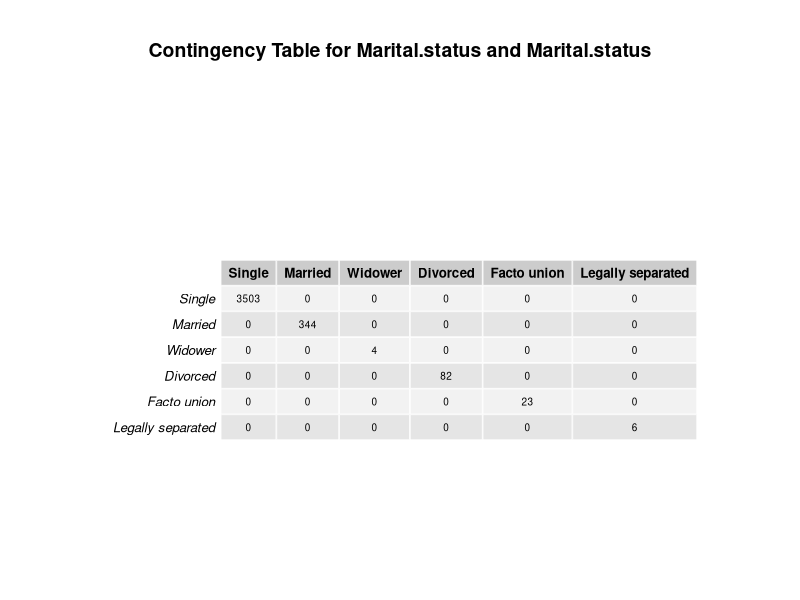
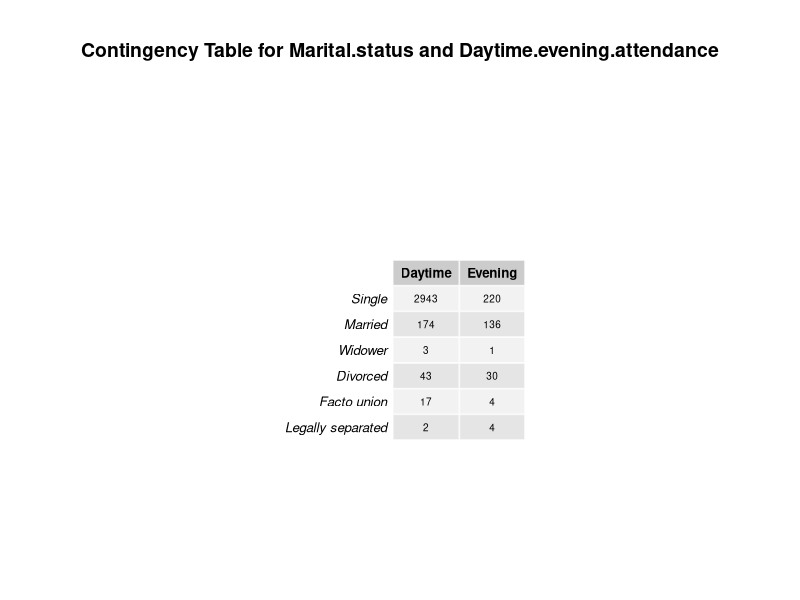
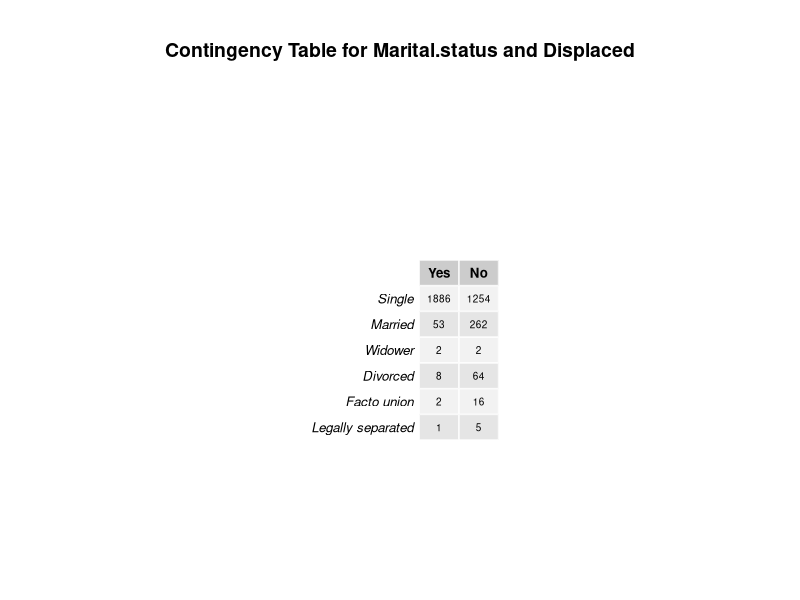
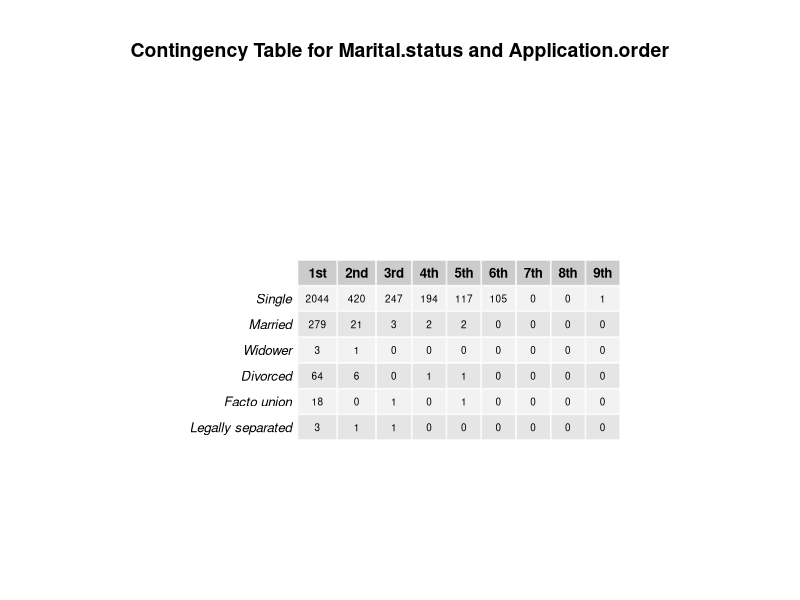
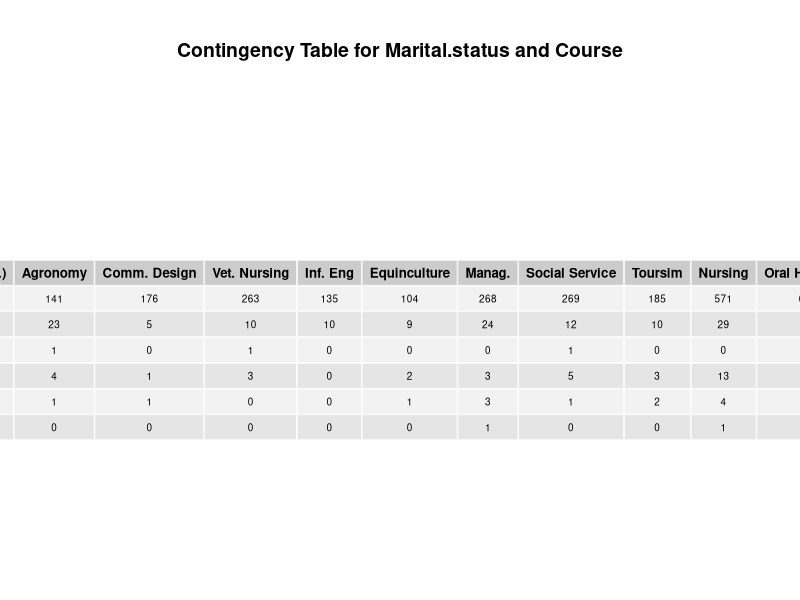
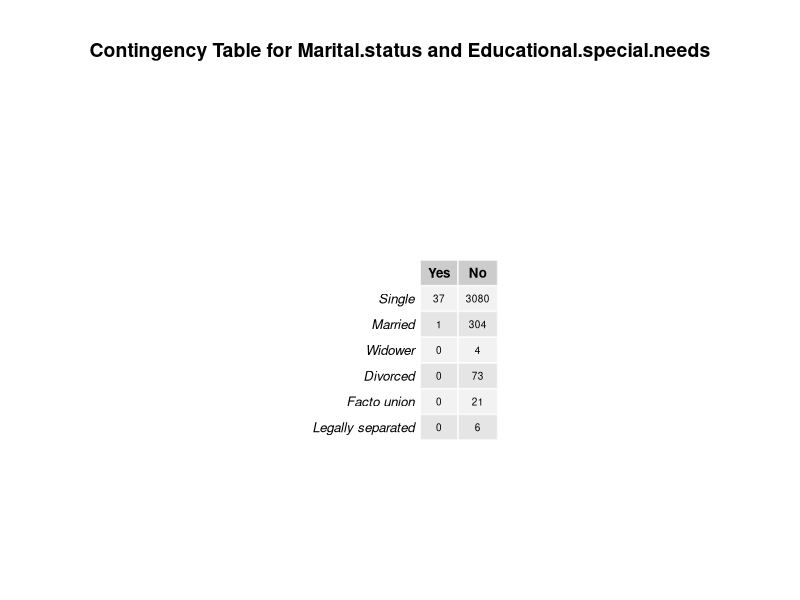
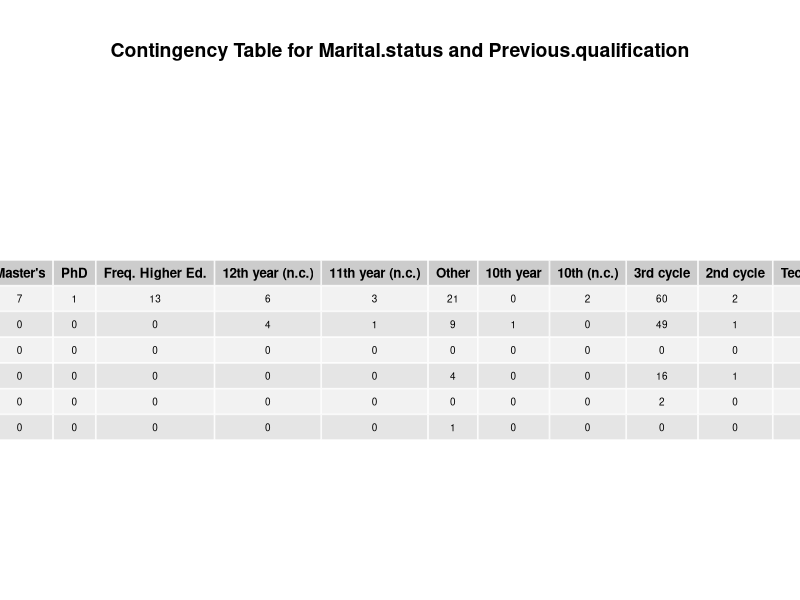
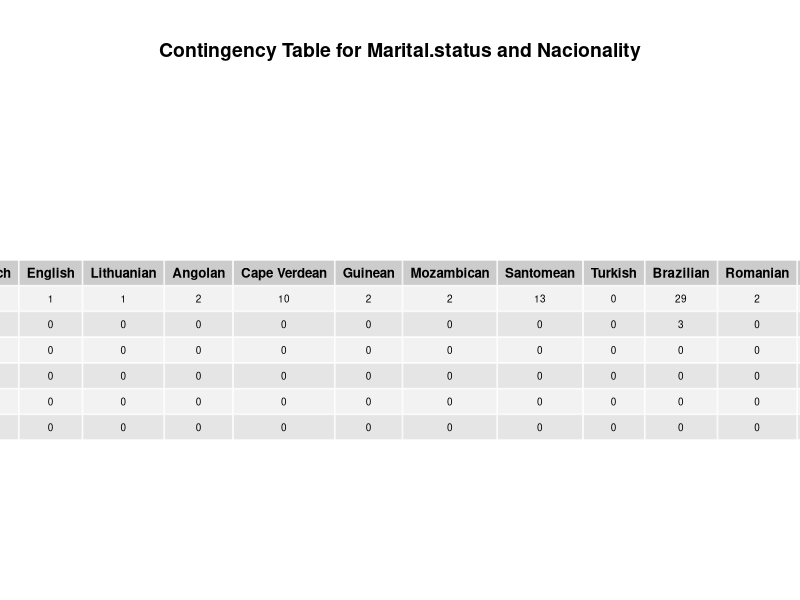

Write R code to recreate these figures, in order.
### BIVARIATE ANALYSIS (cat. vs cat.) ###

# Reading the data
data <- read.csv2("data_with10NA.csv",header=T, sep=",")
data


data$Daytime.evening.attendance <- factor(data$Daytime.evening.attendance,
                              levels = c(1, 0),
                              labels = c("Daytime", "Evening"))

data$Displaced <- factor(data$Displaced,
                              levels = c(1, 0),
                              labels = c("Yes", "No"))

data$Educational.special.needs <- factor(data$Educational.special.needs,
                         levels = c(1, 0),
                         labels = c("Yes", "No"))

data$Debtor <- factor(data$Debtor,
                         levels = c(1, 0),
                         labels = c("Yes", "No"))

data$Scholarship.holder <- factor(data$Scholarship.holder,
                         levels = c(1, 0),
                         labels = c("Yes", "No"))

data$Gender <- factor(data$Gender,
                         levels = c(1, 0),
                         labels = c("Male", "Female"))

data$Marital.status <- factor(data$Marital.status,
                              levels = c(1, 2, 3, 4, 5, 6),
                              labels = c("Single", "Married", "Widower", "Divorced", 
                                         "Facto union", "Legally separated"))

data$Application.order <- factor(data$Application.order,
                              levels = c(1, 2, 3, 4, 5, 6, 7, 8, 9),
                              labels = c("1st", "2nd", "3rd", "4th", "5th", 
                                         "6th","7th", "8th", "9th"))

data$Course <- factor(data$Course,
                      levels = c(33, 171, 8014, 9003, 9070, 9085, 9119, 9130, 9147,
                                 9238, 9254, 9500, 9556, 9670, 9773, 9853, 9991),
                      labels = c("Biofuel Prod. Tech.", "Animation and Multim. Design",
                                 "Social Service (ev.)", "Agronomy", "Comm. Design", 
                                  "Vet. Nursing","Inf. Eng", "Equinculture", "Manag.",
                                 "Social Service", "Toursim", "Nursing", "Oral Hygiene",
                                 "Adv. and Mark. Manag.", "Journalism and Comm.",
                                 "Basic Education", "Manag. (ev.)"))

data$Previous.qualification <- factor(data$Previous.qualification,
                                      levels = c(1, 2, 3, 4, 5, 6, 9, 10, 12,
                                                 14, 15, 19, 38, 39, 40, 42, 43),
                                      labels = c("Secondary Education", "Bachelor's",
                                                 "Degree", "Master's", "PhD", 
                                                 "Freq. Higher Ed.","12th year (n.c.)", "11th year (n.c.)",
                                                 "Other","10th year", "10th (n.c.)", "3rd cycle", "2nd cycle",
                                                 "Tech. course", "Degree-1st cycle",
                                                 "Profess. Course", "Master-2nd cycle"))

data$Nacionality <- factor(data$Nacionality,
                                      levels = c(1, 2, 6, 11, 13, 14, 17, 21, 22,
                                                 24, 25, 26, 32, 41, 62, 100, 101,
                                                 103, 105, 108, 109),
                                      labels = c("Portuguese", "German",
                                                 "Spanish", "Italian", "Dutch", 
                                                 "English","Lithuanian", "Angolan",
                                                 "Cape Verdean","Guinean", "Mozambican", "Santomean", "Turkish",
                                                 "Brazilian", "Romanian",
                                                 "Moldovan", "Mexican", "Ukrainian",
                                                 "Russian", "Cuban", "Colombian"))

data

# CONTINGENCY TABLES
variables <- c("Marital.status", "Daytime.evening.attendance", "Displaced",
               "Application.order", "Course", "Educational.special.needs",
               "Previous.qualification", "Nacionality", "Target", "Debtor",
               "Gender", "Scholarship.holder")

library(gridExtra)
library(grid)

# PDF with all tables
pdf("contingency_tables.pdf", width = 11, height = 8.5)

for (i in 1:length(variables)) {
  for (j in 1:length(variables)) {
    tab <- table(data[[variables[i]]], data[[variables[j]]])
    
    
    grid_table <- tableGrob(tab, theme = ttheme_default(
      core = list(fg_params = list(cex = 0.6)),
      colhead = list(fg_params = list(cex = 0.8)),
      rowhead = list(fg_params = list(cex = 0.8))
    ))
    
    # Title
    title <- textGrob(paste("Contingency Table for", variables[i], "and", variables[j]), 
                      gp = gpar(fontsize = 14, fontface = "bold"))
    
    # Arrange elements
    grid.arrange(title, grid_table, ncol = 1, heights = c(0.2, 1))
  }
}

dev.off()


## MULTIPLE BARPLOTS (NORMALIZED)
library(dplyr)
library(ggplot2)
library(tidyr)

pdf("normalized_barplots.pdf", width = 8.5, height = 11)

library(dplyr)
library(ggplot2)
library(tidyr)

pdf("normalized_barplots.pdf", width = 8.5, height = 11)

for (i in 1:length(variables)) {
  for (j in 1:length(variables)) {
    if (i != j) {  # Avoid self-pairing
      
      # Computing normalized frequencies
      data_prop <- data %>%
        count(.data[[variables[i]]], .data[[variables[j]]]) %>%
        group_by(.data[[variables[i]]]) %>%
        mutate(percentage = n / sum(n) * 100) %>%  # Convert to percentages
        ungroup()
      
      # Creating a complete grid of all possible combinations
      all_combinations <- expand.grid(
        setNames(list(unique(data[[variables[i]]]), unique(data[[variables[j]]])), 
                 c(variables[i], variables[j]))
      )
      
      data_prop_complete <- all_combinations %>%
        left_join(data_prop, by = c(variables[i], variables[j])) %>%
        replace_na(list(percentage = 0, n = 0))
      
      # Creating the normalized bar plot
      p <- ggplot(data_prop_complete, aes(x = .data[[variables[i]]], y = percentage, fill = .data[[variables[j]]])) +
        geom_bar(stat = "identity", position = position_dodge(preserve = "single"), width = 0.9) +  # Grouped bars with percentages
        labs(
          title = paste("Normalized Bar Plot of", variables[i], "vs", variables[j]),
          x = variables[i],
          y = "Percentage (%)",
          fill = variables[j]
        ) +
        theme_minimal(base_size = 14) + 
        theme(axis.text.x = element_text(angle = 45, hjust = 1)) +  # Rotate x labels if needed
        scale_y_continuous(limits = c(0, 100), breaks = seq(0, 100, by = 20))  # Set y-axis from 0 to 100
      
      print(p)
    }
  }
}

dev.off()

